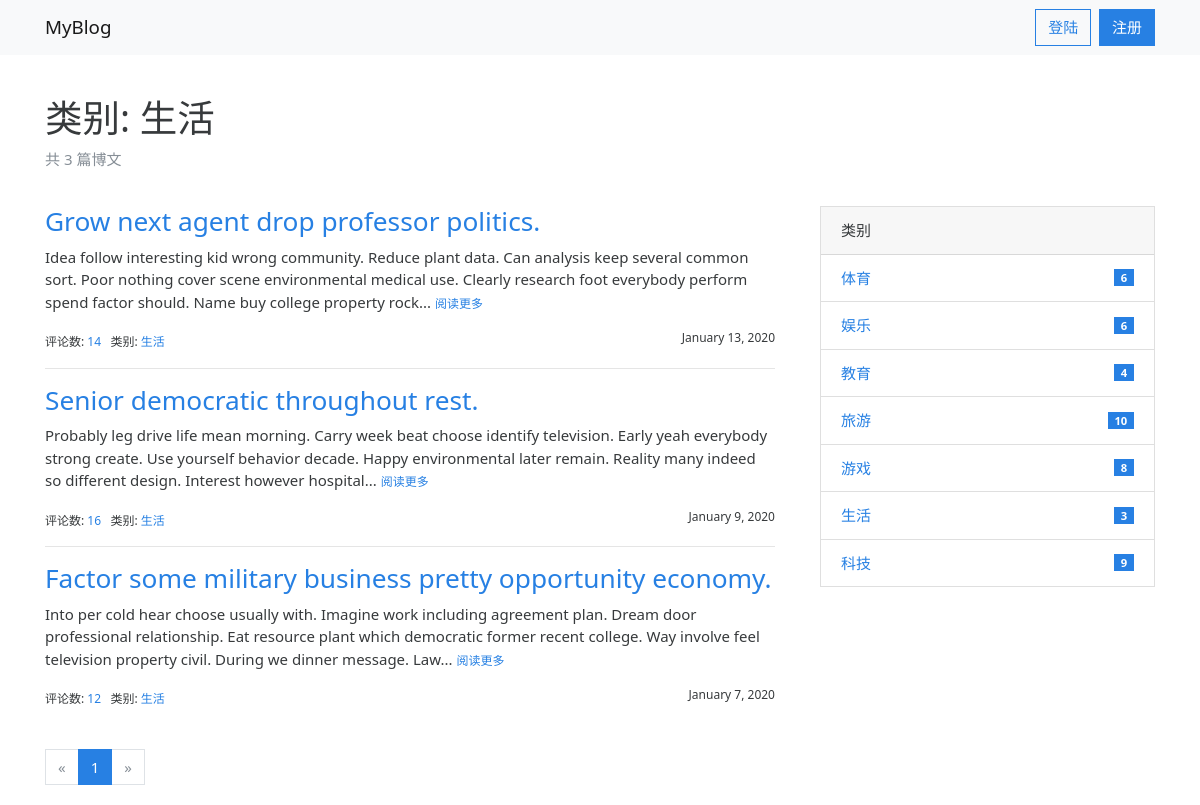
Page /category/1 on the committed database.
### MyBlog/models.py (models this page shows, shortened)
class Category(db.Model):
    id = db.Column(db.Integer, primary_key=True)
    name = db.Column(db.String(30), unique=True)
    posts = db.relationship('Post', back_populates='category')

class Post(db.Model):
    id = db.Column(db.Integer, primary_key=True)
    title = db.Column(db.String(60))
    body = db.Column(db.Text)
    timestamp = db.Column(db.DateTime, default=datetime.utcnow, index=True)
    can_comment = db.Column(db.Boolean, default=True)
    author_id = db.Column(db.Integer, db.ForeignKey('admin.id'))
    category_id = db.Column(db.Integer, db.ForeignKey('category.id'))
    category = db.relationship('Category', back_populates='posts')
    comments = db.relationship('Comment', back_populates='post', cascade='all')
    author = db.relationship('Admin', back_populates='posts')

### MyBlog/blueprints/blog.py (the view)
@blog_bp.route('/category/<int:category_id>')
def show_category(category_id):
    category = Category.query.get_or_404(category_id)
    page = request.args.get('page', 1, type=int)
    per_page = current_app.config['MYBLOG_POST_PER_PAGE']
    pagination = Post.query.with_parent(category).order_by(Post.timestamp.desc()).paginate(page, per_page)
    posts = pagination.items
    return render_template('blog/category.html', category=category, pagination=pagination, posts=posts)

### MyBlog/__init__.py (called while the page is built)
def register_template_context(app):
    @app.context_processor
    def make_template_context():
        categories = Category.query.order_by(Category.name).all()
        if current_user.is_authenticated:
            user_id = current_user.id
            filtered_comments = Comment.query.join(Post, Post.id == Comment.post_id_r).filter(Post.author_id == user_id)
            unread_comments = filtered_comments.filter(Comment.reviewed == False).count()
            return dict(admin=current_user, categories=categories, unread_comments=unread_comments)
        else:
            return dict(categories=categories)

def register_request_handlers(app):
    @app.after_request
    def query_profiler(response):
        for q in get_debug_queries():
            if q.duration >= app.config['MYBLOG_SLOW_QUERY_THRESHOLD']:
                app.logger.warning(
                    'Slow query: Duration: %fs\n Context: %s\nQuery: %s\n '
                    % (q.duration, q.context, q.statement)
                )
        return response

### MyBlog/templates/blog/category.html (shortened to what this page needs)
{% extends 'base.html' %}
{% from 'bootstrap/pagination.html' import render_pagination %}
{% block content %}
    <div class="page-header">
        <h1>类别: {{ category.name }}</h1>
        <p class="text-muted">共 {{ category.posts|length }} 篇博文</p>
    </div>
    <div class="row">
        <div class="col-sm-8">
            {% include "blog/_posts.html" %}
            <div class="page-footer">{{ render_pagination(pagination) }}</div>
        </div>
        <div class="col-sm-4 sidebar">
            {% include "blog/_sidebar.html" %}
        </div>
    </div>
{% endblock %}

### MyBlog/templates/base.html (shortened to what this page needs)
{% from 'bootstrap/nav.html' import render_nav_item %}
<!DOCTYPE html>
<html lang="en">
<head>
    {% block head %}
        <link rel="stylesheet"
              href="{{ url_for('static', filename='css/%s.min.css' % request.cookies.get('theme', 'perfect_blue')) }}"
              type="text/css">
        <link rel="stylesheet" href="{{ url_for('static', filename='css/style.css') }}" type="text/css">
    {% endblock head %}
</head>
<body>
{% block nav %}
    <nav class="navbar navbar-expand-lg navbar-light bg-light">
        <div class="container">
            <a class="navbar-brand" href="{{ url_for('blog.index') }}">MyBlog</a>
            <div class="collapse navbar-collapse" id="navbarColor01">
                <ul class="nav navbar-nav navbar-right">
                    {% if current_user.is_authenticated %}
                        <li class="nav-item dropdown">
                            <a href="#" class="nav-link dropdown-toggle" data-toggle="dropdown" role="button"
                               aria-haspopup="true"
                               aria-expanded="false">
                                管理<span class="caret"></span>
                                {% if unread_comments %}
                                    <span class="badge badge-success">new</span>
                                {% endif %}
                            </a>
                            <div class="dropdown-menu" aria-labelledby="navbarDropdown">
                                <a class="dropdown-item" href="{{ url_for('admin.manage_post') }}">博文管理</a>
                                <a class="dropdown-item" href="{{ url_for('admin.manage_comment') }}">
                                    评论管理
                                    {% if unread_comments %}
                                        <span class="badge badge-success">{{ unread_comments }}</span>
                                    {% endif %}
                                </a>
                            </div>
                        </li>
                        <li class="nav-item dropdown">
                            <a href="#" class="nav-link dropdown-toggle" data-toggle="dropdown" role="button"
                               aria-haspopup="true"
                               aria-expanded="false">
                                设置 <span class="caret"></span>
                            </a>
                            <div class="dropdown-menu" aria-labelledby="navbarDropdown">
                                <a class="dropdown-item" href="{{ url_for('admin.change_password') }}">账号设置</a>
                                <a class="dropdown-item" href="{{ url_for('auth.logout') }}">退出登陆</a>
                            </div>
                        </li>
                    {%else%}
                    <a class="btn btn-outline-primary" href="{{ url_for('auth.login') }}">登陆</a>&nbsp;&nbsp;
                    <a class="btn btn-primary" href="{{ url_for('auth.register') }}">注册</a>
                    {% endif %}
                </ul>
            </div>
        </div>
    </nav>
{% endblock nav %}
<main class="container">
    {% block content %}{% endblock content %}
</main>
</body>
</html>

### MyBlog/templates/blog/_posts.html (shortened to what this page needs)
{% if posts %}
    {% for post in posts %}
        <h3 class="text-primary"><a href="{{ url_for('.show_post', post_id=post.id) }}">{{ post.title }}</a></h3>
        <p>
            {{ post.body|striptags|truncate }}
            <small><a href="{{ url_for('.show_post', post_id=post.id) }}">阅读更多</a></small>
        </p>
        <small>
            评论数: <a href="{{ url_for('.show_post', post_id=post.id) }}#comments">{{ post.comments|length }}</a>&nbsp;&nbsp;
            类别: <a
                href="{{ url_for('.show_category', category_id=post.category.id) }}">{{ post.category.name }}</a>
            <span class="float-right">{{ moment(post.timestamp).format('LL') }}</span>
        </small>
        {% if not loop.last %}
            <hr>
        {% endif %}
    {% endfor %}
{% endif %}

### MyBlog/templates/blog/_sidebar.html
{% if categories %}
    <div class="card mb-3">
        <div class="card-header">类别</div>
        <ul class="list-group list-group-flush">
            {% for category in categories %}
                <li class="list-group-item  list-group-item-action d-flex justify-content-between align-items-center">
                    <a href="{{ url_for('blog.show_category', category_id=category.id) }}">
                        {{ category.name }}
                    </a>
                    <span class="badge badge-primary badge-pill"> {{ category.posts|length }}</span>
                </li>
            {% endfor %}
        </ul>
    </div>
{% endif %}

### MyBlog/static/css/style.css (style rules this page uses)
nav { margin-bottom: 20px; }
.page-header { padding-top: 20px; padding-bottom: 20px; }
.sidebar { padding-left: 30px; }
.page-footer { padding-top: 40px; }

### rows in the picture
Category: name "生活", posts|length "3"
Post: title "Grow next agent drop professor politics.", body "Idea follow interesting kid wrong community. Reduce plant data. Can analysis keep several common sort. Poor nothing cover scene environmental medical use. Clearly research foot everybody perform spend factor should. Name buy college property rock...", comments|length "14", category.name "生活", timestamp "January 13, 2020"
Post: title "Senior democratic throughout rest.", body "Probably leg drive life mean morning. Carry week beat choose identify television. Early yeah everybody strong create. Use yourself behavior decade. Happy environmental later remain. Reality many indeed so different design. Interest however hospital...", comments|length "16", category.name "生活", timestamp "January 9, 2020"
Post: title "Factor some military business pretty opportunity economy.", body "Into per cold hear choose usually with. Imagine work including agreement plan. Dream door professional relationship. Eat resource plant which democratic former recent college. Way involve feel television property civil. During we dinner message. Law...", comments|length "12", category.name "生活", timestamp "January 7, 2020"
Category: name "体育", posts|length "6"
Category: name "娱乐", posts|length "6"
Category: name "教育", posts|length "4"
Category: name "旅游", posts|length "10"
Category: name "游戏", posts|length "8"
Category: name "科技", posts|length "9"

### other values in the picture
{{ category.posts|length }} "3"
{{ render_pagination(pagination) }} "« 1 »"
